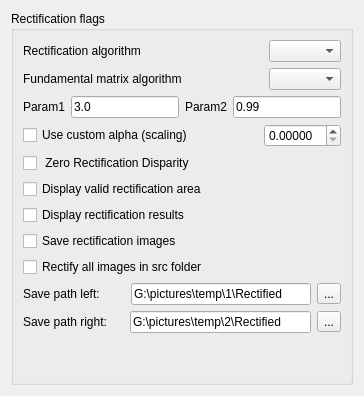
                 <widget class="QWidget" name="tabRectFlags">
                  <attribute name="title">
                   <string>Rectification</string>
                  </attribute>
                  <layout class="QVBoxLayout" name="verticalLayout_13">
                   <item>
                    <widget class="QGroupBox" name="groupBox_2">
                     <property name="title">
                      <string>Rectification flags</string>
                     </property>
                     <layout class="QVBoxLayout" name="verticalLayout_14">
                      <item>
                       <layout class="QHBoxLayout" name="horizontalLayout_47">
                        <item>
                         <widget class="QLabel" name="_rectAlgorithm_Label">
                          <property name="text">
                           <string>Rectification algorithm</string>
                          </property>
                         </widget>
                        </item>
                        <item>
                         <spacer name="horizontalSpacer_5">
                          <property name="orientation">
                           <enum>Qt::Horizontal</enum>
                          </property>
                          <property name="sizeHint" stdset="0">
                           <size>
                            <width>40</width>
                            <height>20</height>
                           </size>
                          </property>
                         </spacer>
                        </item>
                        <item>
                         <widget class="QComboBox" name="_rectAlgorithm_Combo"/>
                        </item>
                       </layout>
                      </item>
                      <item>
                       <layout class="QHBoxLayout" name="horizontalLayout_48">
                        <item>
                         <widget class="QLabel" name="_rectFundamentalLabel">
                          <property name="text">
                           <string>Fundamental matrix algorithm</string>
                          </property>
                         </widget>
                        </item>
                        <item>
                         <spacer name="horizontalSpacer_6">
                          <property name="orientation">
                           <enum>Qt::Horizontal</enum>
                          </property>
                          <property name="sizeHint" stdset="0">
                           <size>
                            <width>40</width>
                            <height>20</height>
                           </size>
                          </property>
                         </spacer>
                        </item>
                        <item>
                         <widget class="QComboBox" name="_rectFundamental_Combo"/>
                        </item>
                       </layout>
                      </item>
                      <item>
                       <layout class="QHBoxLayout" name="horizontalLayout_49">
                        <item>
                         <widget class="QLabel" name="_rectParam1_label">
                          <property name="text">
                           <string>Param1</string>
                          </property>
                         </widget>
                        </item>
                        <item>
                         <widget class="QLineEdit" name="_rectParam1_VAL">
                          <property name="text">
                           <string>3.0</string>
                          </property>
                         </widget>
                        </item>
                        <item>
                         <widget class="QLabel" name="_rectParam2_label">
                          <property name="text">
                           <string>Param2</string>
                          </property>
                         </widget>
                        </item>
                        <item>
                         <widget class="QLineEdit" name="_rectParam2_VAL">
                          <property name="text">
                           <string>0.99</string>
                          </property>
                         </widget>
                        </item>
                       </layout>
                      </item>
                      <item>
                       <layout class="QHBoxLayout" name="horizontalLayout_50">
                        <item>
                         <widget class="QCheckBox" name="_rectAlpha_CB">
                          <property name="text">
                           <string>Use custom alpha (scaling)</string>
                          </property>
                         </widget>
                        </item>
                        <item>
                         <spacer name="horizontalSpacer_7">
                          <property name="orientation">
                           <enum>Qt::Horizontal</enum>
                          </property>
                          <property name="sizeHint" stdset="0">
                           <size>
                            <width>40</width>
                            <height>20</height>
                           </size>
                          </property>
                         </spacer>
                        </item>
                        <item>
                         <widget class="QDoubleSpinBox" name="_rectAlpha_VAL">
                          <property name="decimals">
                           <number>5</number>
                          </property>
                         </widget>
                        </item>
                       </layout>
                      </item>
                      <item>
                       <widget class="QCheckBox" name="_zeroRectifyDisparity_CB">
                        <property name="text">
                         <string> Zero Rectification Disparity</string>
                        </property>
                       </widget>
                      </item>
                      <item>
                       <widget class="QCheckBox" name="_rectDisplayValidRect_CB">
                        <property name="text">
                         <string>Display valid rectification area</string>
                        </property>
                       </widget>
                      </item>
                      <item>
                       <widget class="QCheckBox" name="_displayRectification_CB">
                        <property name="text">
                         <string>Display rectification results</string>
                        </property>
                       </widget>
                      </item>
                      <item>
                       <widget class="QCheckBox" name="_saveRectification_CB">
                        <property name="text">
                         <string>Save rectification images</string>
                        </property>
                       </widget>
                      </item>
                      <item>
                       <widget class="QCheckBox" name="_rectAllImgsInFolder">
                        <property name="text">
                         <string>Rectify all images in src folder</string>
                        </property>
                       </widget>
                      </item>
                      <item>
                       <layout class="QHBoxLayout" name="horizontalLayout_51">
                        <item>
                         <widget class="QLabel" name="_rectSavePathLeftLabel">
                          <property name="text">
                           <string>Save path left:</string>
                          </property>
                         </widget>
                        </item>
                        <item>
                         <spacer name="horizontalSpacer_8">
                          <property name="orientation">
                           <enum>Qt::Horizontal</enum>
                          </property>
                          <property name="sizeType">
                           <enum>QSizePolicy::Fixed</enum>
                          </property>
                          <property name="sizeHint" stdset="0">
                           <size>
                            <width>25</width>
                            <height>20</height>
                           </size>
                          </property>
                         </spacer>
                        </item>
                        <item>
                         <widget class="QLineEdit" name="_rectificationSavePathTxtL">
                          <property name="text">
                           <string>G:\pictures\temp\1\Rectified</string>
                          </property>
                         </widget>
                        </item>
                        <item>
                         <widget class="QToolButton" name="_rectificationSavePathBtnL">
                          <property name="text">
                           <string>...</string>
                          </property>
                         </widget>
                        </item>
                       </layout>
                      </item>
                      <item>
                       <layout class="QHBoxLayout" name="horizontalLayout_52">
                        <item>
                         <widget class="QLabel" name="_rectSavePathRightLabel">
                          <property name="text">
                           <string>Save path right:</string>
                          </property>
                         </widget>
                        </item>
                        <item>
                         <spacer name="horizontalSpacer_9">
                          <property name="orientation">
                           <enum>Qt::Horizontal</enum>
                          </property>
                          <property name="sizeType">
                           <enum>QSizePolicy::Fixed</enum>
                          </property>
                          <property name="sizeHint" stdset="0">
                           <size>
                            <width>17</width>
                            <height>20</height>
                           </size>
                          </property>
                         </spacer>
                        </item>
                        <item>
                         <widget class="QLineEdit" name="_rectificationSavePathTxtR">
                          <property name="text">
                           <string>G:\pictures\temp\2\Rectified</string>
                          </property>
                         </widget>
                        </item>
                        <item>
                         <widget class="QToolButton" name="_rectificationSavePathBtnR">
                          <property name="text">
                           <string>...</string>
                          </property>
                         </widget>
                        </item>
                       </layout>
                      </item>
                      <item>
                       <spacer name="verticalSpacer_2">
                        <property name="orientation">
                         <enum>Qt::Vertical</enum>
                        </property>
                        <property name="sizeHint" stdset="0">
                         <size>
                          <width>20</width>
                          <height>40</height>
                         </size>
                        </property>
                       </spacer>
                      </item>
                     </layout>
                    </widget>
                   </item>
                  </layout>
                 </widget>
